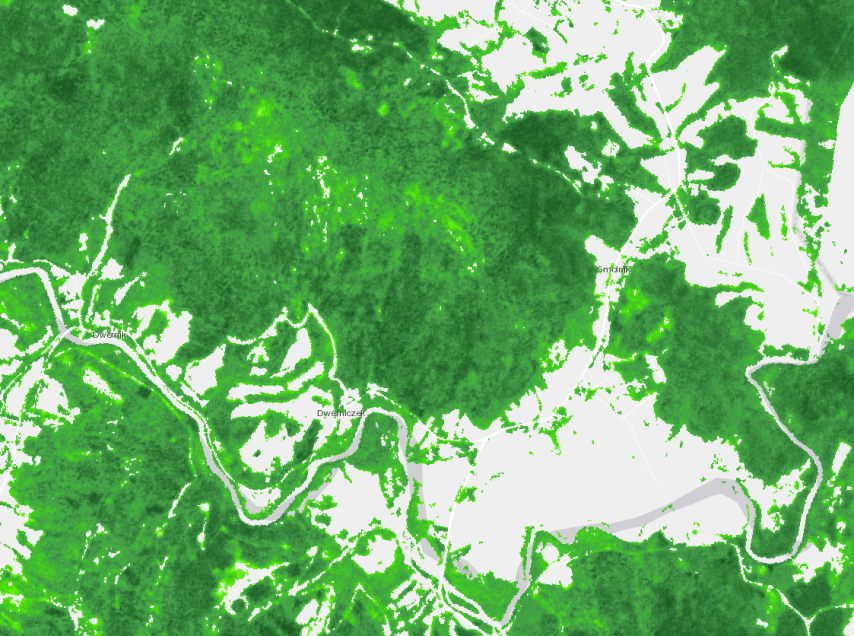
#> input picture forest.png, 854 x 636 px
$ jupyter execute --allow-errors HLDSS.ipynb   (shell and % lines are left out)
#> lines starting #> are read from the running program, lines starting #| are printed output that depends on the picture; after the words box and inside, x2 and y2 are one past the last pixel; in counts of white or black regions, pixels touching at a corner belong together
# 🛰️ Helicopter Landing Decision Support System (HLDSS) 🚁
---

The project aims to develop a system that can determine the best possible landing place for a helicopter in hard-to-reach terrain in order to evacuate critically injured or transport helicopter crew to the destination in the shortest and the safest possible way.

 It will use images and data derived from COPERNICUS satellites to determine factors such as terrain slope, vegetation, obstacles, weather conditions and other environmental factors that may impact the safety of a landing.

Thereafter, it will compare the potential landing sites and select the one that meets the safety requirements and allows for the quickest and most efficient transport of the crew or injured person.

The project will use machine learning algorithms to continually improve the accuracy and reliability of the system. The system will be adaptable to different environments and terrains and will be able to provide real-time updates as conditions change.

It can be used in military  and civilian purpose. The military usage of this project include search and rescue missions, troop transport, and emergency medical evacuations. The system can also be used in civilian applications such as emergency medical services, disaster relief, and transportation of goods and people to far-distant locations.

# 📚 Technical issues 🔧
Section designed to install the necessary python packages

[cell 1]
# install packages

# Supporting functions implementations 👨‍💻
Section for author's functions

[cell 2]
# imports
import folium
import cv2
import numpy as np
import matplotlib.pyplot as plt
import matplotlib.patches as mpatches
from geopy import distance
import openrouteservice
import math
from folium import DivIcon

Upload here piece of map to analyze. 🗺️

[cell 3]
# import files into Colaboratory
from google.colab import files
uploaded = files.upload()
#> the answer given: forest.png

[cell 4]
# [19 lines left out: function HaversineDistance, not called in this run]

[cell 5]
def ShowMap(TopLeft, DownRight, Accident, LandingSite = None, zoom = 12, showMapEdges = False):
#> (the call stopped at in ShowMap, `mapa = folium.Map(location=centermap, zoom_start=zoom)`: folium is not available in this run)
#> (the call stopped at in ShowMap, `mapa = folium.Map(location=centermap, zoom_start=zoom)`: folium is not available in this run)
  centermap = ((TopLeft[0] + DownRight[0]) / 2, (TopLeft[1] + DownRight[1]) / 2)

  # Creating a map with a center between two points and a terrain layer
  mapa = folium.Map(location=centermap, zoom_start=zoom)

  # Adding a terrain layer
  folium.TileLayer("https://tile.opentopomap.org/{z}/{x}/{y}.png",
                  attr='OpenTopoMap', name='OpenTopoMap',
                  overlay=False, control=True).add_to(mapa)

  # Adding a layer of buildings (Stamen Toner)
  folium.TileLayer("https://stamen-tiles-{s}.a.ssl.fastly.net/toner/{z}/{x}/{y}.png",
                  attr='Stamen Design', name='Stamen Toner',
                  overlay=False, control=True).add_to(mapa)

  # Adding points on the map
  folium.Marker(Accident, popup='Accident',  icon=folium.Icon(color='red')).add_to(mapa)

  if showMapEdges:
    topRight= (TopLeft[0], DownRight[1])
    bottomLeft = (DownRight[0], TopLeft[1])

    folium.PolyLine([TopLeft, bottomLeft], color="black", weight=1, opacity=1).add_to(mapa)
    folium.PolyLine([bottomLeft, DownRight], color="black", weight=1, opacity=1).add_to(mapa)
    folium.PolyLine([DownRight, topRight], color="black", weight=1, opacity=1).add_to(mapa)
    folium.PolyLine([topRight, TopLeft], color="black", weight=1, opacity=1).add_to(mapa)

  if LandingSite is not None:
    folium.Marker(LandingSite, popup='Landing Site',  icon=folium.Icon(color='green')).add_to(mapa)
    folium.PolyLine([Accident, LandingSite], color="blue", weight=2.5, opacity=1).add_to(mapa)
    distance = HaversineDistance(Accident,LandingSite)
    midpoint = ((LandingSite[0] + Accident[0]) / 2, (LandingSite[1] + Accident[1]) / 2)

    # Add label to line
    label_text = str(round(distance,3)) + " km"
    folium.Marker(
        location=midpoint,
        icon=DivIcon(
            icon_size=(75, 36),
            icon_anchor=(36, 36),
            html=f'<div style="font-size: 12pt; color: blue;">{label_text}</div>',
        ),
    ).add_to(mapa)


  # Adding a layer switch
  folium.LayerControl().add_to(mapa)

  return mapa

[cell 6]
def TransformImageNoTreesArea(InputImageName, OutputImegeName, DarknessThreshold = 225):
  # Load image
#> called with InputImageName = 'forest.png', OutputImegeName = 'forest_collored.jpg', DarknessThreshold = 225
  image = cv2.imread(InputImageName)
#> image is the input picture: shape (636, 854, 3); mean B, G, R 107.1, 176.1, 108.7
  image = cv2.cvtColor(image, cv2.COLOR_BGR2RGB)

  # Convert image to HSV color space
  hsv_image = cv2.cvtColor(image, cv2.COLOR_RGB2HSV)
#> hsv_image: shape (636, 854, 3); mean H, S, V 47.5, 117.4, 176.1

  # Define the pixel darkness threshold
  darkness_threshold = DarknessThreshold

  # Apply thresholding to the V channel
  forest_mask = hsv_image[:, :, 2] < darkness_threshold
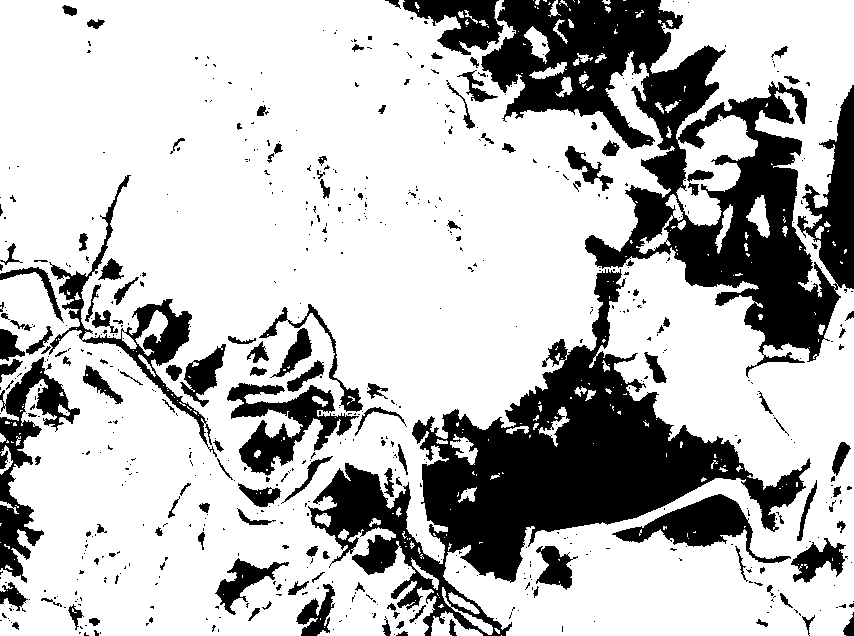
#> forest_mask: shape (636, 854) bool; 73.7% white; 638 black regions (503 under 20 px), largest, box (x1, y1, x2, y2) and area: (481, 0, 854, 378) 49304, (308, 269, 811, 636) 48954, (0, 357, 80, 583) 5434
  meadow_mask = hsv_image[:, :, 2] >= darkness_threshold

  # Mark accessible and inaccessible terrain
  forest_color = (0, 0, 0)
  meadow_color = (255, 255, 0)

  marked_image = image.copy()
  marked_image[forest_mask] = forest_color
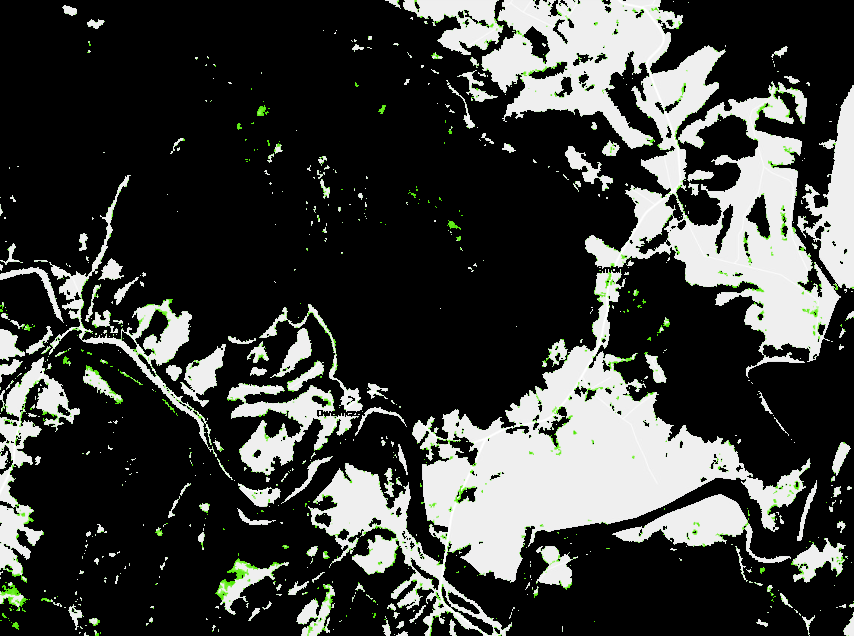
#> marked_image: shape (636, 854, 3); mean R, G, B 60.7, 62.7, 59.8
  marked_image[meadow_mask] = meadow_color
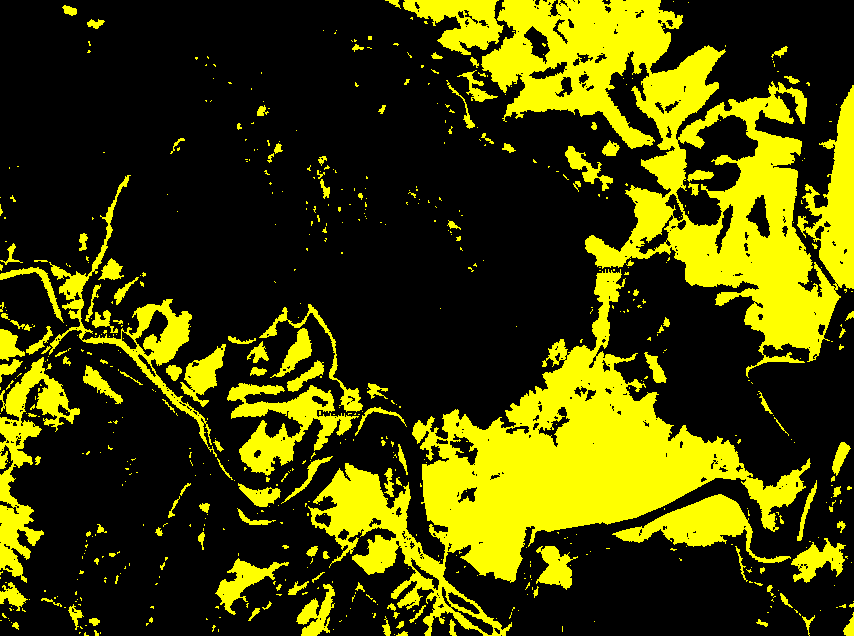
#> marked_image: shape (636, 854, 3); mean R, G, B 67, 67, 0

  # Print legend
  tree_patch = mpatches.Patch(color=(0,0,0), label='Not available')
  field_patch = mpatches.Patch(color=(1,1,0), label='Available')
  plt.legend(handles=[tree_patch, field_patch], loc='lower right')

  # Show image
  plt.imshow(marked_image)
  plt.title('Recollored map')
  plt.show()

  # Save image
  cv2.imwrite(OutputImegeName, cv2.cvtColor(marked_image, cv2.COLOR_RGB2BGR))

  return marked_image, meadow_mask

[cell 7]
def ComputingSquares(InputImageName, top_left_coords, bottom_right_coords, square_size_meters):
  # LoadImage
#> called with InputImageName = 'forest_collored.jpg', top_left_coords = (49.24, 22.62), bottom_right_coords = (49.2, 22.72), square_size_meters = 25
  image = cv2.imread(InputImageName)
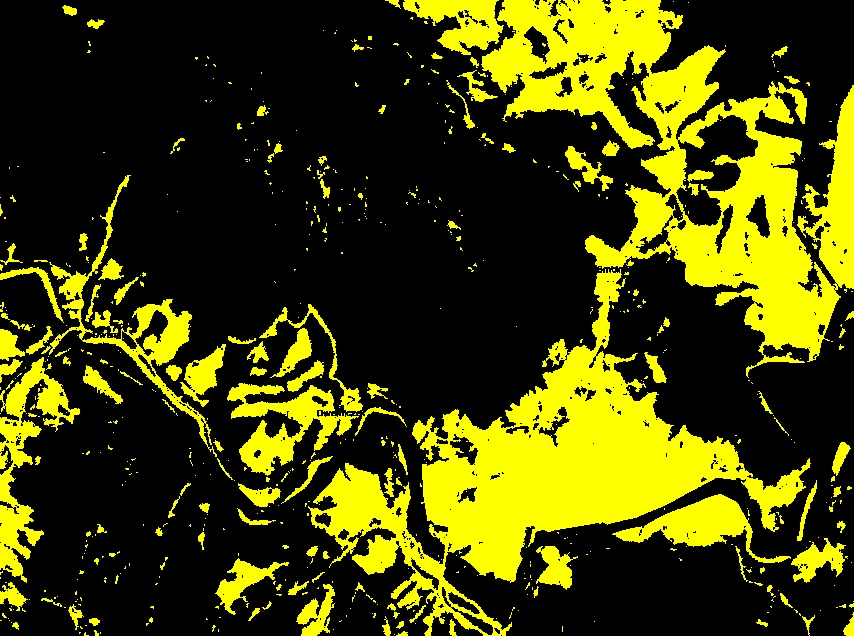
#> image: shape (636, 854, 3); mean B, G, R 5.1, 67.1, 67.2
  image = cv2.cvtColor(image, cv2.COLOR_BGR2RGB)

  # Calculate the distance between coordinates in meters
  width_meters = distance.distance((top_left_coords[0], top_left_coords[1]), (top_left_coords[0], bottom_right_coords[1])).m
  height_meters = distance.distance((top_left_coords[0], top_left_coords[1]), (bottom_right_coords[0], top_left_coords[1])).m

  # Calculate the number of grid squares based on the size of the square (25m)
  num_squares_x = int(np.ceil(width_meters / square_size_meters))
  num_squares_y = int(np.ceil(height_meters / square_size_meters))

  # Calculate the size of the square in pixels
  width_pixels, height_pixels = image.shape[1], image.shape[0]
  square_size_pixels_x = int(np.ceil(width_pixels / num_squares_x))
  square_size_pixels_y = int(np.ceil(height_pixels / num_squares_y))

  return square_size_pixels_x, square_size_pixels_y, width_pixels, height_pixels

[cell 8]
# [21 lines left out: function PrintGridMap, not called in this run]

[cell 9]
# [17 lines left out: function FindClosesYellowSquare, not called in this run]

[cell 10]
# [21 lines left out: function PrintAccidentAndLandingPoints, not called in this run]

[cell 11]
# [16 lines left out: function PixelToGeoCoords, not called in this run]

[cell 12]
def GeoToPixelCoords(geo_coords, image_shape, top_left_coords, bottom_right_coords):
    geo_x, geo_y = geo_coords
    height_pixels, width_pixels = image_shape[:2]

    # Calculate the ratio of latitude and longitude
    lat_range = bottom_right_coords[0] - top_left_coords[0]
    lon_range = bottom_right_coords[1] - top_left_coords[1]

    lat_ratio = lat_range / height_pixels
    lon_ratio = lon_range / width_pixels

    # Scale geographic coordinates to pixel coordinates
    pixel_y = int(round((geo_x - top_left_coords[0]) / lat_ratio))
    pixel_x = int(round((geo_y - top_left_coords[1]) / lon_ratio))

    return (pixel_x, pixel_y)

# Scenario
Situational description, presenting the implemented solutions.

## CASEVAC (Casualty evacuation) 🆘 🤕🩸 🆘

One day, at 2:00 PM, during a military mission, a helicopter with crew and soldiers on board crashed. After a brief analysis of the situation, the commander decided on an immediate evacuation of the injured from the battlefield.

Due to the difficult terrain it was necessary to find a suitable landing spot that would allow for a safe landing of the helicopter and the safe transport of the injured to the hospital.

At this point, the algorithm for finding the best landing spot began to play an important role. The algorithm was based on the analysis of satellite data and drone images, which were transmitted to the command center.

As a result, the rescue team received precise information about the terrain, slope angles, obstacles, and weather conditions. The HLDSS selected two potential landing spots that met the requirements for size of, shape, and safety.

After the algorithm indicated the best landing spot, the rescue team landed the helicopter in a safe location and began transporting the injured to the hospital.

Thanks to the use of the algorithm, the rescue operation proceeded smoothly and safely, allowing for a quick and effective evacuation of the injured from the battlefield. The algorithm for finding the best landing spot played a crucial role in the entire rescue operation.

# Proof of concept 💡

Data from COPERNICUS can be used to determine the optimal helicopter landing site for the prototype project. It will identify the closest area to the target location that is free of trees or other obstacles that would prevent the helicopter from landing.

## 🧾 Required data

In order to run the scenario, you will need a map fragment defining the wooded area available in COPERNICUS data, as well as the coordinates of the upper left corner of the map fragment and the bottom right corner of the map.

[cell 13]
# const of used data
LEFT_TOP = (49.242483, 22.623940)
RIGHT_BOTTOM = (49.195615, 22.716980)
SOURCE_IMAGE_NAME = 'forest.png'
RECOLLORED_IMAGE_NAME = 'forest_collored.jpg'
GRID_MAP_NAME = 'grid_image.jpg'
MARKED_MAP_NAME = "marked_map.jpg"
MARKED_ORIGINAL_MAP_NAME = "marked_original_map.jpg"

[cell 14]
# variables
AccidentCoords = (49.23486218699187, 22.6315662295082)

Receiving message with coordinates where accident happened.

[cell 15]
ShowMap(LEFT_TOP, RIGHT_BOTTOM, AccidentCoords, showMapEdges=False)

Marking delivered piece of map derived from satellites by black rectangle. It will be proceeding and analyzing in next steps.

[cell 16]
ShowMap(LEFT_TOP, RIGHT_BOTTOM, AccidentCoords, zoom=14, showMapEdges=True)

Finding places without trees that are possible to land (the properties of aerial vehicle are not included in this step). By using different type of layers, we can increase precise to determine available terrains.

[cell 17]
marked_image, meadow_mask = TransformImageNoTreesArea(SOURCE_IMAGE_NAME, RECOLLORED_IMAGE_NAME)

The next step is to consider the vehicle dimensions and plot the appropriate size of grid on the map.

[cell 18]
ComputingSquares(RECOLLORED_IMAGE_NAME, LEFT_TOP, RIGHT_BOTTOM, 25)
#> (the call stopped at in ComputingSquares, `width_meters = distance.distance((top_left_coords[0], top_left_coords[..`: geopy is not available in this run)

#> (a cell that did not finish here is left out)

grid_image = PrintGridMap(RECOLLORED_IMAGE_NAME, GRID_MAP_NAME, square_size_pixels_x, square_size_pixels_y, width_pixels, height_pixels)

After the analysis, there is a result effect in the shape of detected the safest available landing zone marked on map.

[cell 20]
pixcel_accident = GeoToPixelCoords(AccidentCoords, marked_image.shape, LEFT_TOP, RIGHT_BOTTOM)
#> pixcel_accident = (70, 103)
#> (the rest of this cell did not finish here and is left out)
